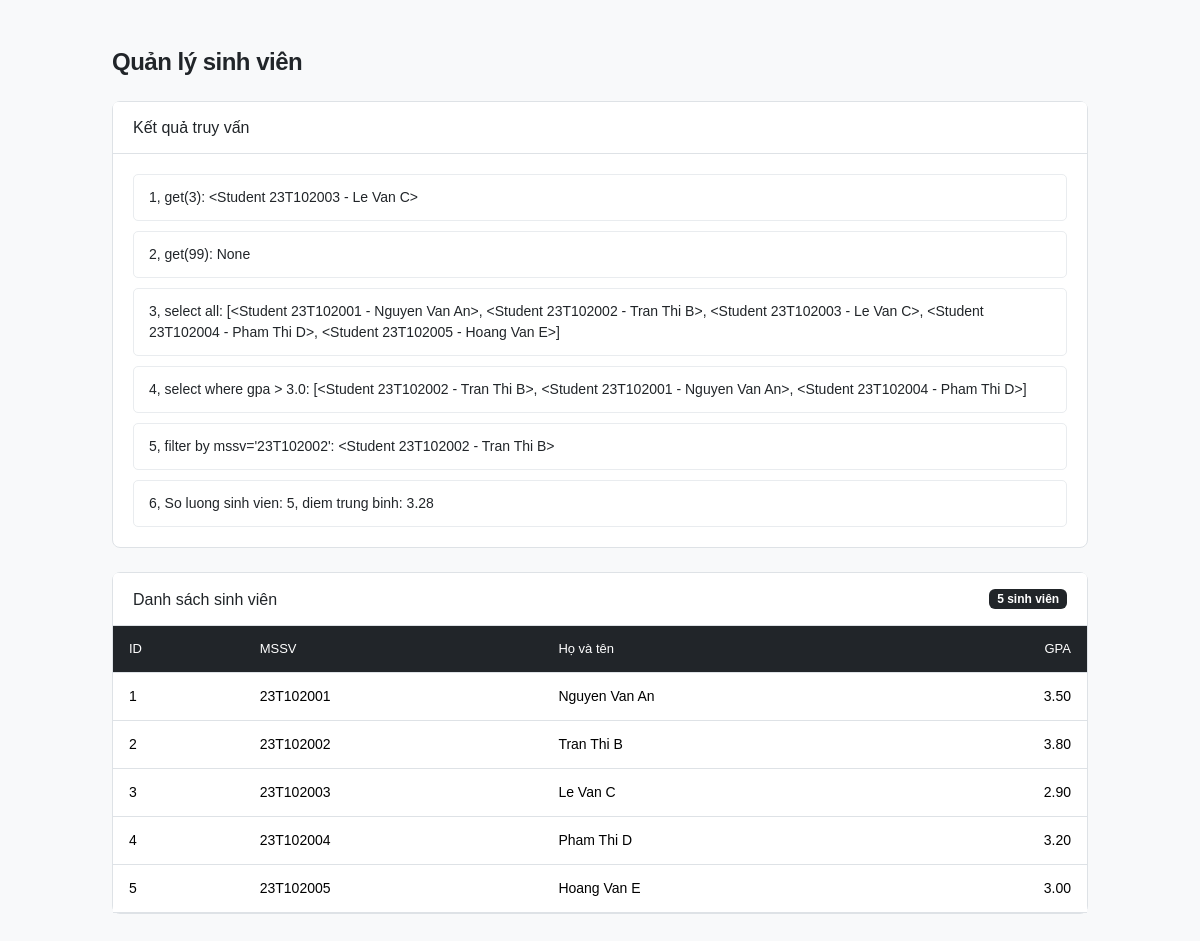
Screenshot of /thu-truy-van-moi with the database file from the repository.
### bai_tap/chuong_6/app.py (models this page shows)
class SinhVien(db.Model):
    __tablename__ = "sinh_vien"
    id: Mapped[int] = mapped_column(primary_key=True)
    mssv: Mapped[str] = mapped_column(String(10), unique=True)
    name: Mapped[str] = mapped_column(String(100))
    gpa: Mapped[float] = mapped_column(default=0.0)
    def __repr__(self):
        return f"<Student {self.mssv} - {self.name}>"

### bai_tap/chuong_6/app.py (the view)
@app.route("/thu-truy-van-moi")
def try_new_queries():
    if db.session.scalar(db.select(func.count(SinhVien.id))) == 0:
        return "Chua co du lieu, vui long truy cap /them-mau de them du lieu mau"
    lines = []
    lines.append(f"1, get(3): {db.session.get(SinhVien, 3)}")
    lines.append(f"2, get(99): {db.session.get(SinhVien, 99)}")
    everyone = db.session.execute(
        db.select(SinhVien)
    ).scalars().all()
    lines.append(f"3, select all: {everyone}")
    stmt = (
        db.select(SinhVien)
        .where(SinhVien.gpa > 3.0)
        .order_by(SinhVien.gpa.desc())
    )
    good_students = db.session.execute(stmt).scalars().all()
    lines.append(f"4, select where gpa > 3.0: {good_students}")
    binh = db.session.scalar(
        db.select(SinhVien).filter_by(mssv="23T102002")
    )
    lines.append(f"5, filter by mssv='23T102002': {binh}")
    count = db.session.scalar(db.select(func.count(SinhVien.id)))
    avg = db.session.scalar(db.select(func.avg(SinhVien.gpa)))
    lines.append(f"6, So luong sinh vien: {count}, diem trung binh: {avg}")
    return render_template("queries.html", lines=lines,everyone= everyone)

### bai_tap/chuong_6/templates/queries.html (shortened to what this page needs)
<!DOCTYPE html>
<html lang="vi">
<head>
    <link href="https://cdn.jsdelivr.net/npm/bootstrap@5.3.3/dist/css/bootstrap.min.css"
          rel="stylesheet">
</head>
<body>
    <div class="container py-5">
        <div class="mb-4">
            <h1 class="page-title mb-1">Quản lý sinh viên</h1>
        </div>
        <div class="card mb-4">
            <div class="card-header">
                <h2 class="section-title">Kết quả truy vấn</h2>
            </div>
            <div class="card-body">
                <ul class="result-list">
                    {% for line in lines %}
                        <li>{{ line }}</li>
                    {% endfor %}
                </ul>
            </div>
        </div>
        <div class="card">
            <div class="card-header d-flex justify-content-between align-items-center">
                <h2 class="section-title">Danh sách sinh viên</h2>
                <span class="badge text-bg-dark">
                    {{ everyone|length }} sinh viên
                </span>
            </div>
            <div class="table-responsive">
                <table class="table table-hover">
                    <thead>
                        <tr>
                            <th>ID</th>
                            <th>MSSV</th>
                            <th>Họ và tên</th>
                            <th class="text-end">GPA</th>
                        </tr>
                    </thead>
                    <tbody>
                        {% for sv in everyone %}
                        <tr>
                            <td>{{ sv.id }}</td>
                            <td>{{ sv.mssv }}</td>
                            <td>{{ sv.name }}</td>
                            <td class="text-end fw-medium">
                                {{ "%.2f"|format(sv.gpa) }}
                            </td>
                        </tr>
                        {% else %}
                        <tr>
                            <td colspan="4" class="text-center text-muted py-4">
                                Chưa có sinh viên nào.
                            </td>
                        </tr>
                        {% endfor %}
                    </tbody>
                </table>
            </div>
        </div>
    </div>
</body>
</html>

### bai_tap/chuong_6/templates/queries.html (style rules this page uses)
body { font-family: Arial, sans-serif; background-color: #f8f9fa; color: #212529; }
.container { max-width: 1000px; }
.card { border: 1px solid #dee2e6; border-radius: 8px; box-shadow: none; }
.card-header { background-color: #fff; border-bottom: 1px solid #dee2e6; padding: 16px 20px; font-weight: 600; }
.card-body { padding: 20px; }
.result-list { list-style: none; padding: 0; margin: 0; }
.result-list li { padding: 12px 15px; border: 1px solid #e9ecef; border-radius: 5px; margin-bottom: 10px; background-color: #fff; font-size: 14px; }
.result-list li:last-child { margin-bottom: 0; }
.table { margin-bottom: 0; vertical-align: middle; }
.table thead th { background-color: #212529; color: #fff; font-weight: 500; font-size: 13px; padding: 13px 16px; white-space: nowrap; }
.table tbody td { padding: 13px 16px; font-size: 14px; }
.page-title { font-size: 24px; font-weight: 600; letter-spacing: -0.5px; }
.section-title { font-size: 16px; margin: 0; }

### rows the page displays
SinhVien: id "1", mssv "23T102001", name "Nguyen Van An", gpa "3.50"
SinhVien: id "2", mssv "23T102002", name "Tran Thi B", gpa "3.80"
SinhVien: id "3", mssv "23T102003", name "Le Van C", gpa "2.90"
SinhVien: id "4", mssv "23T102004", name "Pham Thi D", gpa "3.20"
SinhVien: id "5", mssv "23T102005", name "Hoang Van E", gpa "3.00"

### other values shown
{{ line }} "1, get(3): <Student 23T102003 - Le Van C>" "2, get(99): None" "3, select all: [<Student 23T102001 - Nguyen Van An>, <Student 23T102002 - Tran Thi B>, <Student 23T102003 - Le Van C>, <Student 23T102004 - Pham Thi D>, <Student 23T102005 - Hoang Van E>]" "4, select where gpa > 3.0: [<Student 23T102002 - Tran Thi B>, <Student 23T102001 - Nguyen Van An>, <Student 23T102004 - Pham Thi D>]" "5, filter by mssv='23T102002': <Student 23T102002 - Tran Thi B>" "6, So luong sinh vien: 5, diem trung binh: 3.28"
{{ everyone|length }} "5"
